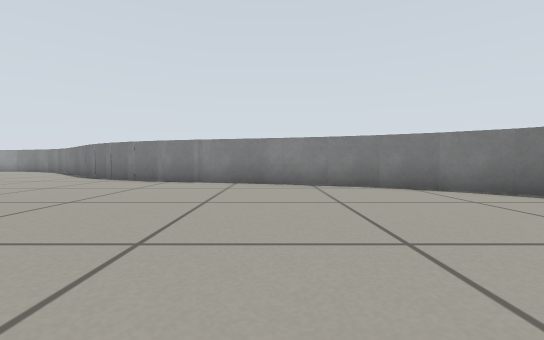
View 1 (above)

16 first-person views from a walk through a robot-simulator world made for Gazebo. The camera is 0.31 m above the floor, tilts 2° down and sees 90° across. The floor is counted in squares, 0.5 m on a side. Each view is taken from the middle of a square. On the plan, view 1 faces up. The plan holds only what a view shows up to about 9 squares ahead; the rest is blank. The place goes on beyond the plan.

View 2
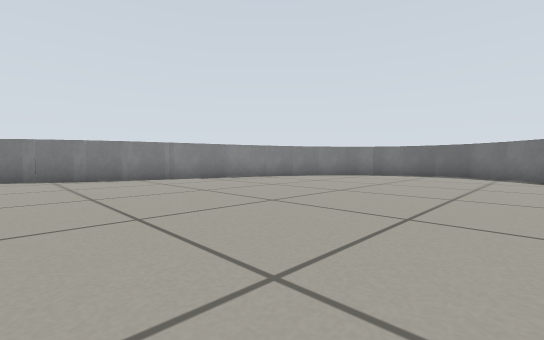

View 3
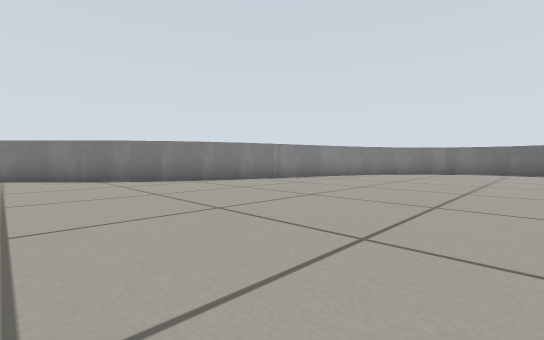

View 4
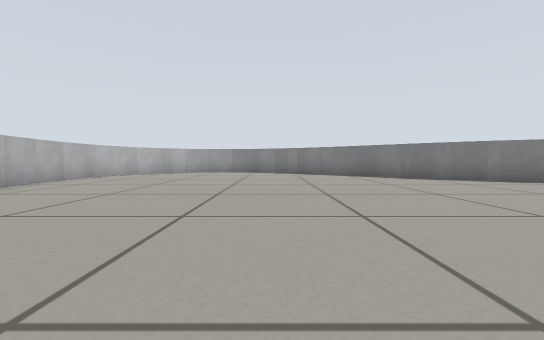

View 5
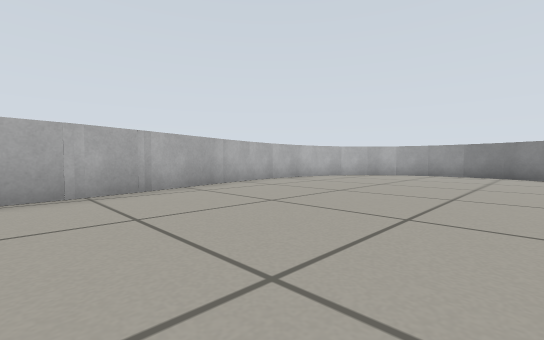

View 6
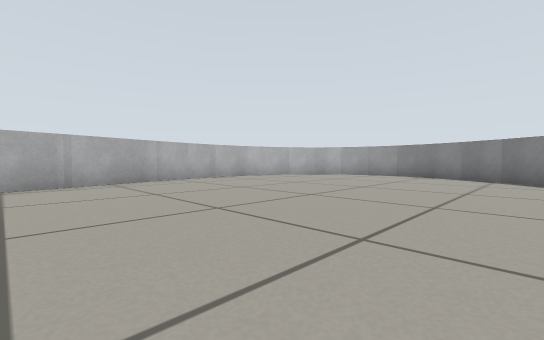

View 7
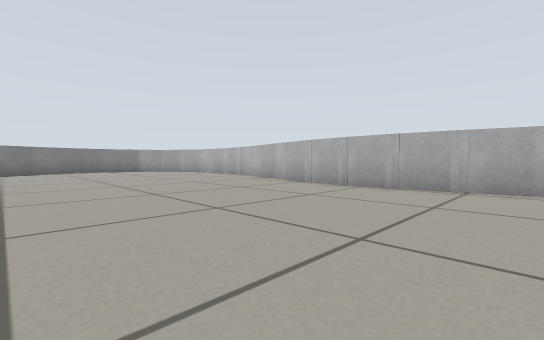

View 8
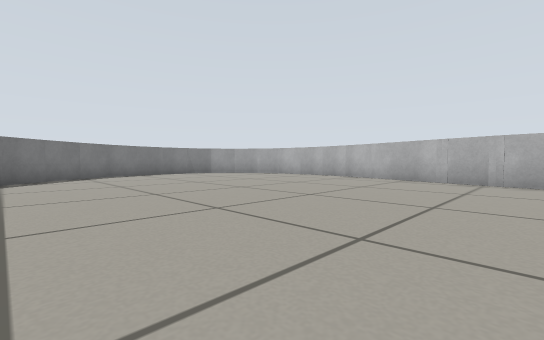

View 9
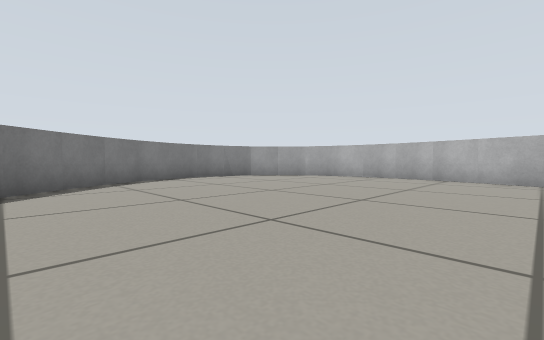

View 10
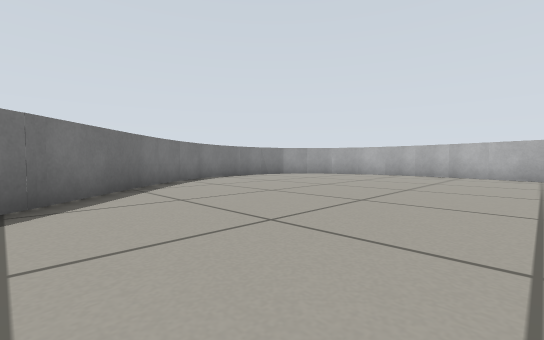

View 11
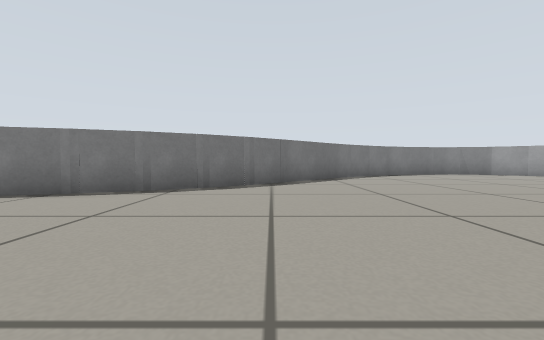

View 12
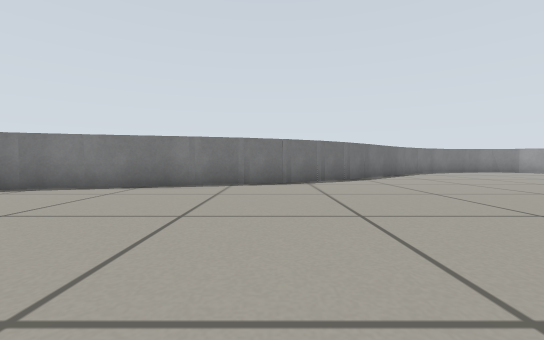

View 13
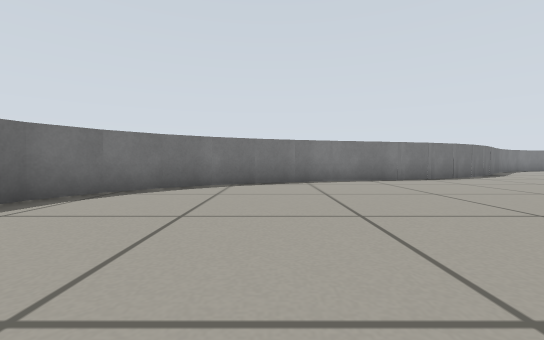

View 14
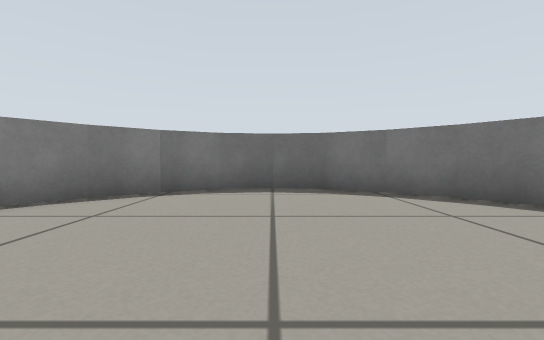

View 15
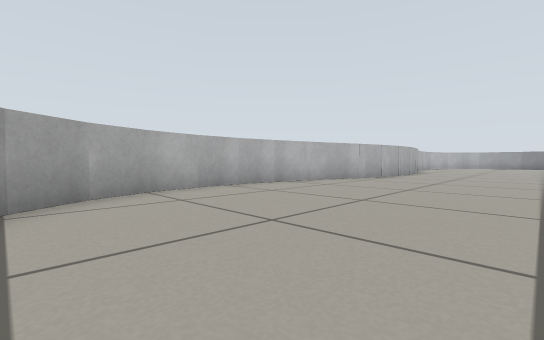

View 16
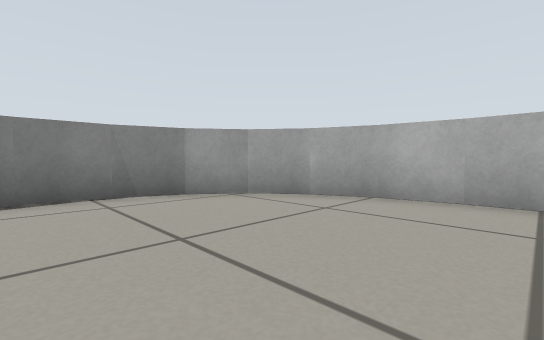

### Floor plan
Points are (right, up) in squares from view 1. A wall is a line through its corners. A room is listed if a view was taken in it or the views show most of it. See-through windows are left out.
Room 1 (views 1, 2, 3, 4, 5, 6, 7, 8, 9, 10, 11, 12, 13, 14, 15, 16)
walls: (-5.2, 8.9) (-6.5, 9.9); (-4.7, -4.6) (-3.1, -4); (-5.7, -5.2) (-4.2, -4.4); (-4.2, 8.3) (-5.6, 9.1); (-6.3, 9.6) (-9.1, 12.3); (-17.1, 1.6) (-17.3, 0); (-3.5, -4) (1.4, -2.8); (-17.1, 2.9) (-17.1, 1.3); (-6.6, -5.9) (-5.3, -5); (-17.2, 0.4) (-18.6, -4.5); (-3, 7.9) (-4.5, 8.5); (-17.3, 4.1) (-17.1, 2.5); (-9.9, -9.2) (-6.4, -5.6); (-10, 13.2) (-10.9, 13.8); (1.3, -2.7) (2.5, -2.3); (-18.5, -4.4) (-18.6, -5.7); (1.5, 6.6) (-3.5, 8.1); (-18.4, 8.6) (-17.2, 3.6); (-10.8, 13.8) (-11.9, 14.4); (2.4, -2.2) (3.4, -1.6); (-18.6, -5.5) (-18.6, -6.9); (2.5, 6.3) (1.4, 6.7); (-18.6, 9.7) (-18.5, 8.4); (-11.8, 14.4) (-12.9, 14.8); (-12, -10.4) (-10.9, -9.8) (-9.9, -9.1); (-18.6, -6.7) (-18.4, -8); (3.4, -1.8) (4.4, -1); (3.6, 5.7) (2.4, 6.3); (-13, -10.8) (-11.8, -10.4); (-18.4, -7.9) (-18, -9); (4.4, -1.1) (5.3, -0.1); (4.5, 5) (3.5, 5.7); (-18.1, -8.9) (-17.2, -10); (5.2, -0.3) (5.8, 0.8) (6, 2) (5.8, 3.1) (5.2, 4.2); (5.3, 4.1) (4.4, 5); (-15.4, -11) (-14, -11); (-17.3, -9.9) (-16.4, -10.6) (-15.3, -11)

Positions as (right, up) in squares from view 1, and headings:
1: (0, 0), facing up
2: (-6, -1), facing up-right
3: (-9, 1), facing up-right
4: (-12, 1), facing up
5: (-12, 3), facing up-left
6: (-10, 4), facing up-left
7: (-11, 5), facing down-left
8: (-9, 1), facing down-left
9: (-9, -2), facing down-left
10: (-7, -2), facing down-left
11: (-7, 1), facing down
12: (-4, 3), facing down
13: (2, 5), facing down
14: (0, 2), facing right
15: (-13, -10), facing up-left
16: (-14, -6), facing down-left
